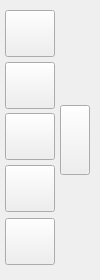
<?xml version="1.0" encoding="UTF-8"?>
<ui version="4.0">
 <class>PopupWin</class>
 <widget class="QWidget" name="PopupWin">
  <property name="geometry">
   <rect>
    <x>0</x>
    <y>0</y>
    <width>100</width>
    <height>280</height>
   </rect>
  </property>
  <property name="windowTitle">
   <string>Form</string>
  </property>
  <widget class="QPushButton" name="pop_bt">
   <property name="geometry">
    <rect>
     <x>5</x>
     <y>10</y>
     <width>50</width>
     <height>47</height>
    </rect>
   </property>
   <property name="sizePolicy">
    <sizepolicy hsizetype="Ignored" vsizetype="Ignored">
     <horstretch>0</horstretch>
     <verstretch>0</verstretch>
    </sizepolicy>
   </property>
   <property name="text">
    <string/>
   </property>
  </widget>
  <widget class="QPushButton" name="pop_bt_1">
   <property name="geometry">
    <rect>
     <x>5</x>
     <y>62</y>
     <width>50</width>
     <height>47</height>
    </rect>
   </property>
   <property name="sizePolicy">
    <sizepolicy hsizetype="Ignored" vsizetype="Ignored">
     <horstretch>0</horstretch>
     <verstretch>0</verstretch>
    </sizepolicy>
   </property>
   <property name="text">
    <string/>
   </property>
  </widget>
  <widget class="QPushButton" name="pop_bt_2">
   <property name="geometry">
    <rect>
     <x>5</x>
     <y>113</y>
     <width>50</width>
     <height>47</height>
    </rect>
   </property>
   <property name="sizePolicy">
    <sizepolicy hsizetype="Ignored" vsizetype="Ignored">
     <horstretch>0</horstretch>
     <verstretch>0</verstretch>
    </sizepolicy>
   </property>
   <property name="text">
    <string/>
   </property>
  </widget>
  <widget class="QPushButton" name="pop_bt_3">
   <property name="geometry">
    <rect>
     <x>5</x>
     <y>165</y>
     <width>50</width>
     <height>47</height>
    </rect>
   </property>
   <property name="sizePolicy">
    <sizepolicy hsizetype="Ignored" vsizetype="Ignored">
     <horstretch>0</horstretch>
     <verstretch>0</verstretch>
    </sizepolicy>
   </property>
   <property name="text">
    <string/>
   </property>
  </widget>
  <widget class="QPushButton" name="pop_bt_4">
   <property name="geometry">
    <rect>
     <x>5</x>
     <y>218</y>
     <width>50</width>
     <height>47</height>
    </rect>
   </property>
   <property name="sizePolicy">
    <sizepolicy hsizetype="Ignored" vsizetype="Ignored">
     <horstretch>0</horstretch>
     <verstretch>0</verstretch>
    </sizepolicy>
   </property>
   <property name="text">
    <string/>
   </property>
  </widget>
  <widget class="QPushButton" name="pop_bt_5">
   <property name="geometry">
    <rect>
     <x>60</x>
     <y>105</y>
     <width>30</width>
     <height>70</height>
    </rect>
   </property>
   <property name="sizePolicy">
    <sizepolicy hsizetype="Ignored" vsizetype="Ignored">
     <horstretch>0</horstretch>
     <verstretch>0</verstretch>
    </sizepolicy>
   </property>
   <property name="text">
    <string/>
   </property>
  </widget>
 </widget>
 <resources/>
 <connections/>
</ui>
